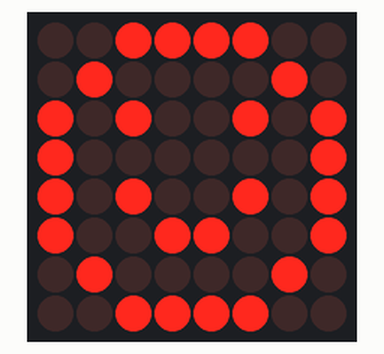
Simulated run of this sketch. Board: Arduino Uno, built with avr-gcc and run on an emulated ATmega328P. On the bench: 8×8 LED matrix.

Above: at 0.1 s.
At 1.1 s:
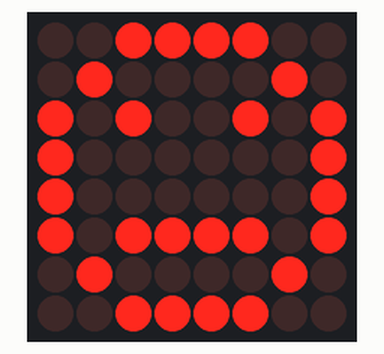
At 2.1 s:
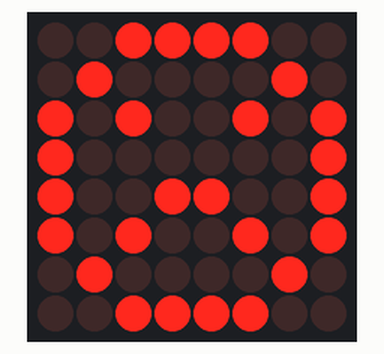

The sketch:

DotMatrix_faces.ino
```cpp
#include "LedControl.h"
#include "binary.h"

/*
 Now we need a LedControl to work with.
 ***** These pin numbers will probably not work with your hardware *****
 pin 12 is connected to the DataIn
 pin 10 is connected to the CLK
 pin 11 is connected to LOAD
 We have only a single MAX72XX.
 */

LedControl lc = LedControl(12,10,11,1);

unsigned long delaytime=1000;

// happy face
byte hf[8]= {B00111100,B01000010,B10100101,B10000001,B10100101,B10011001,B01000010,B00111100};

// neutral face
byte nf[8]= {B00111100,B01000010,B10100101,B10000001,B10000001,B10111101,B01000010,B00111100};

// sad face
byte sf[8]= {B00111100,B01000010,B10100101,B10000001,B10011001,B10100101,B01000010,B00111100};

void setup() {
  lc.shutdown(0,false);
  // Set brightness to a medium value
  lc.setIntensity(0,10);
  // Clear the display
  lc.clearDisplay(0);

}

void drawFaces(){
  // Display happy face
  lc.setRow(0,0,hf[0]);
  lc.setRow(0,1,hf[1]);
  lc.setRow(0,2,hf[2]);
  lc.setRow(0,3,hf[3]);
  lc.setRow(0,4,hf[4]);
  lc.setRow(0,5,hf[5]);
  lc.setRow(0,6,hf[6]);
  lc.setRow(0,7,hf[7]);
  delay(delaytime);

  // Display neutral face
  lc.setRow(0,0,nf[0]);
  lc.setRow(0,1,nf[1]);
  lc.setRow(0,2,nf[2]);
  lc.setRow(0,3,nf[3]);
  lc.setRow(0,4,nf[4]);
  lc.setRow(0,5,nf[5]);
  lc.setRow(0,6,nf[6]);
  lc.setRow(0,7,nf[7]);
  delay(delaytime);

  // Display sad face
  lc.setRow(0,0,sf[0]);
  lc.setRow(0,1,sf[1]);
  lc.setRow(0,2,sf[2]);
  lc.setRow(0,3,sf[3]);
  lc.setRow(0,4,sf[4]);
  lc.setRow(0,5,sf[5]);
  lc.setRow(0,6,sf[6]);
  lc.setRow(0,7,sf[7]);
  delay(delaytime);
}

void loop(){
  drawFaces();
}
```

Measured:
- by itself, everything shown: repeats every 3.0 s, in 3 steps
- what the display in image 1 shows lasts 1.0 s, from 1.0 s to 2.0 s
